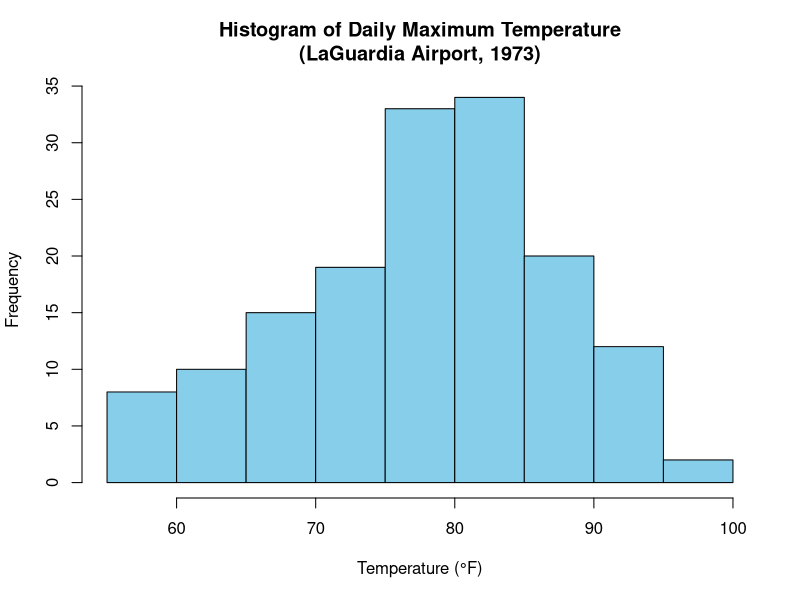

Here is the R script that generated this plot:
# Load the built-in dataset 
data("airquality") 
# Display first few rows (optional) 
head(airquality) 
# Extract the maximum daily temperature 
temp_values <- airquality$Temp 
# Histogram of Daily Max Temperature 
hist(temp_values, 
main = "Histogram of Daily Maximum Temperature\n(LaGuardia Airport, 1973)", 
xlab = "Temperature (°F)", 
col = "skyblue", 
border = "black") 
